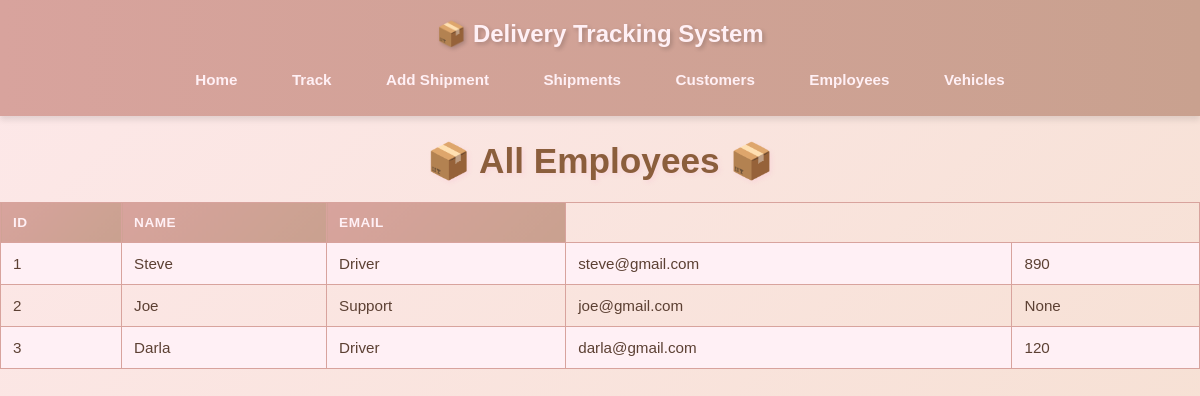
The page /employees on the database its author committed.
### tables this page shows
CREATE TABLE Employee (
employee_id INTEGER PRIMARY KEY AUTOINCREMENT,
name TEXT,
role TEXT,
email TEXT,
phone TEXT
);

### shipping_project-main/app.py (the view)
@app.route("/employees")
def employees():
    conn = get_connection()
    cursor = conn.cursor()
    cursor.execute("SELECT * FROM Employee")
    rows = cursor.fetchall()
    cursor.close()
    conn.close()
    return render_template("employees.html", rows=rows)

### shipping_project-main/db.py (called while the page is built)
def get_connection():
    conn = sqlite3.connect(DB_NAME)
    conn.row_factory = sqlite3.Row # Allows dict-like access to rows
    return conn

### shipping_project-main/templates/employees.html (shortened to what this page needs)
<!DOCTYPE html>
<html>
<head>
    <link rel="stylesheet" href="{{ url_for('static', filename='style.css') }}">
</head>
<body>
    <header>
        <h2>📦 Delivery Tracking System</h2>
        <nav>
            <a href="/">Home</a>
            <a href="/tracking">Track</a>
            <a href="/add_shipment">Add Shipment</a>
            <a href="/shipments">Shipments</a>
            <a href="/customers">Customers</a>
            <a href="/employees">Employees</a>
            <a href="/vehicles">Vehicles</a>
        </nav>
    </header>
    <h1>All Employees</h1>
    <table border="1">
        <tr>
            <th>ID</th>
            <th>Name</th>
            <th>Email</th>
        </tr>
        {% for row in rows %}
        <tr>
            {% for col in row %}
            <td>{{ col }}</td>
            {% endfor %}
        </tr>
        {% endfor %}
    </table>
</body>
</html>

### shipping_project-main/static/style.css (style rules this page uses)
body { font-family: 'Arial', sans-serif; background: linear-gradient(135deg, #FDE8E9 0%, #F5DFD0 100%); color: #5C4033; margin: 0; padding: 0; min-height: 100vh; }
h1, h2, h3 { text-align: center; color: #8B5E3C; text-shadow: 2px 2px 4px rgba(248, 187, 208, 0.3); }
h1 { font-size: 2.2em; margin-bottom: 10px; }
h1:before { content: "📦 "; }
h1:after { content: " 📦"; }
header { background: linear-gradient(90deg, #D8A39D 0%, #C9A18F 100%); padding: 20px 0; box-shadow: 0 4px 6px rgba(0,0,0,0.1); position: sticky; top: 0; z-index: 1000; }
header h2 { color: #FFF0F5; margin: 0 0 15px 0; text-shadow: 2px 2px 4px rgba(0, 0, 0, 0.2); }
nav { text-align: center; }
nav a { color: #FFF0F5; text-decoration: none; margin: 0 10px; font-weight: bold; font-size: 0.95em; transition: all 0.3s; padding: 8px 15px; border-radius: 20px; display: inline-block; }
table { width: 100%; border-collapse: collapse; margin-top: 20px; }
table, th, td { border: 1px solid #D8A39D; }
th, td { padding: 12px; text-align: left; font-size: 0.95em; }
th { background: linear-gradient(135deg, #D8A39D 0%, #C9A18F 100%); color: #FFF0F5; font-weight: bold; text-transform: uppercase; font-size: 0.85em; letter-spacing: 0.5px; }
tr:nth-child(even) { background-color: #FFF0F5; }

### rows shown on the page
Employee: row "1", name "Steve", role "Driver", email "steve@gmail.com", phone "890"
Employee: row "2" "None", name "Joe", role "Support", email "joe@gmail.com"
Employee: row "3", name "Darla", role "Driver", email "darla@gmail.com", phone "120"
